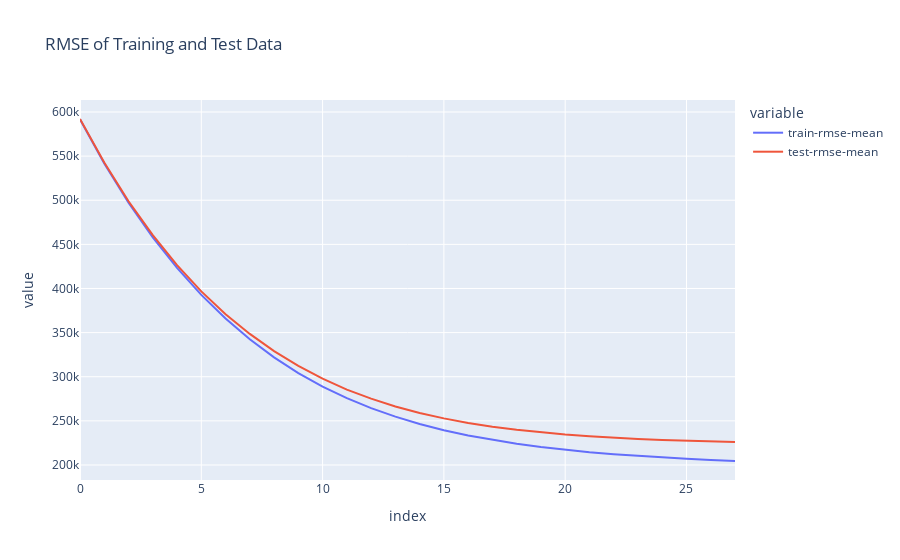

Notebook code cell kept with this figure:
### Code cell
px.line(results, x=results.index, y=['train-rmse-mean','test-rmse-mean'], title='RMSE of Training and Test Data')

### Figure 1 — Plotly figure (JSON) as saved in the notebook; plotly's stock layout.template omitted (floating-point values rounded to 4 significant figures)
{"data": [{"hovertemplate": "variable=train-rmse-mean<br>index=%{x}<br>value=%{y}<extra></extra>", "legendgroup": "train-rmse-mean", "line": {"color": "#636efa", "dash": "solid"}, "marker": {"symbol": "circle"}, "mode": "lines", "name": "train-rmse-mean", "orientation": "v", "showlegend": true, "type": "scatter", "x": [0, 1, 2, 3, 4, 5, 6, 7, 8, 9, 10, 11, 12, 13, 14, 15, 16, 17, 18, 19, 20, 21, 22, 23, 24, 25, 26, 27], "xaxis": "x", "y": [591700.0, 541700.0, 497300.0, 458000.0, 423300.0, 392800.0, 365900.0, 342400.0, 321900.0, 304200.0, 288900.0, 275700.0, 264400.0, 254700.0, 246400.0, 239400.0, 233400.0, 228300.0, 224000.0, 220300.0, 217100.0, 214500.0, 212200.0, 210200.0, 208500.0, 207000.0, 205700.0, 204500.0], "yaxis": "y"}, {"hovertemplate": "variable=test-rmse-mean<br>index=%{x}<br>value=%{y}<extra></extra>", "legendgroup": "test-rmse-mean", "line": {"color": "#EF553B", "dash": "solid"}, "marker": {"symbol": "circle"}, "mode": "lines", "name": "test-rmse-mean", "orientation": "v", "showlegend": true, "type": "scatter", "x": [0, 1, 2, 3, 4, 5, 6, 7, 8, 9, 10, 11, 12, 13, 14, 15, 16, 17, 18, 19, 20, 21, 22, 23, 24, 25, 26, 27], "xaxis": "x", "y": [592000.0, 542700.0, 498800.0, 460500.0, 426500.0, 396700.0, 370900.0, 348500.0, 329100.0, 312300.0, 297800.0, 285500.0, 275100.0, 266200.0, 258900.0, 252800.0, 247700.0, 243200.0, 239800.0, 236900.0, 234500.0, 232500.0, 230900.0, 229400.0, 228400.0, 227400.0, 226600.0, 226000.0], "yaxis": "y"}], "layout": {"legend": {"title": {"text": "variable"}, "tracegroupgap": 0}, "title": {"text": "RMSE of Training and Test Data"}, "xaxis": {"anchor": "y", "domain": [0, 1], "title": {"text": "index"}}, "yaxis": {"anchor": "x", "domain": [0, 1], "title": {"text": "value"}}}}
